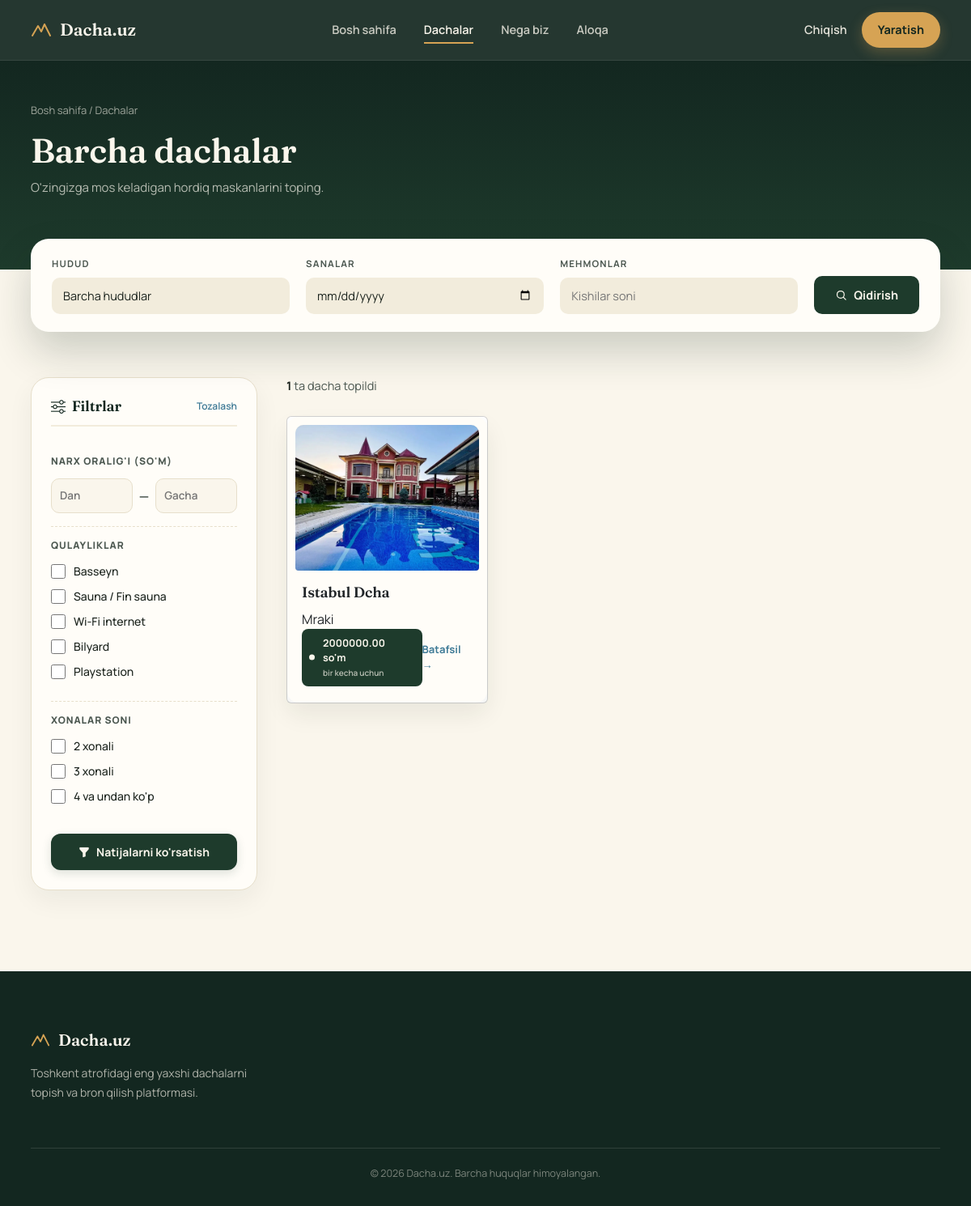
The page /cottages/ on the database as committed earlier.
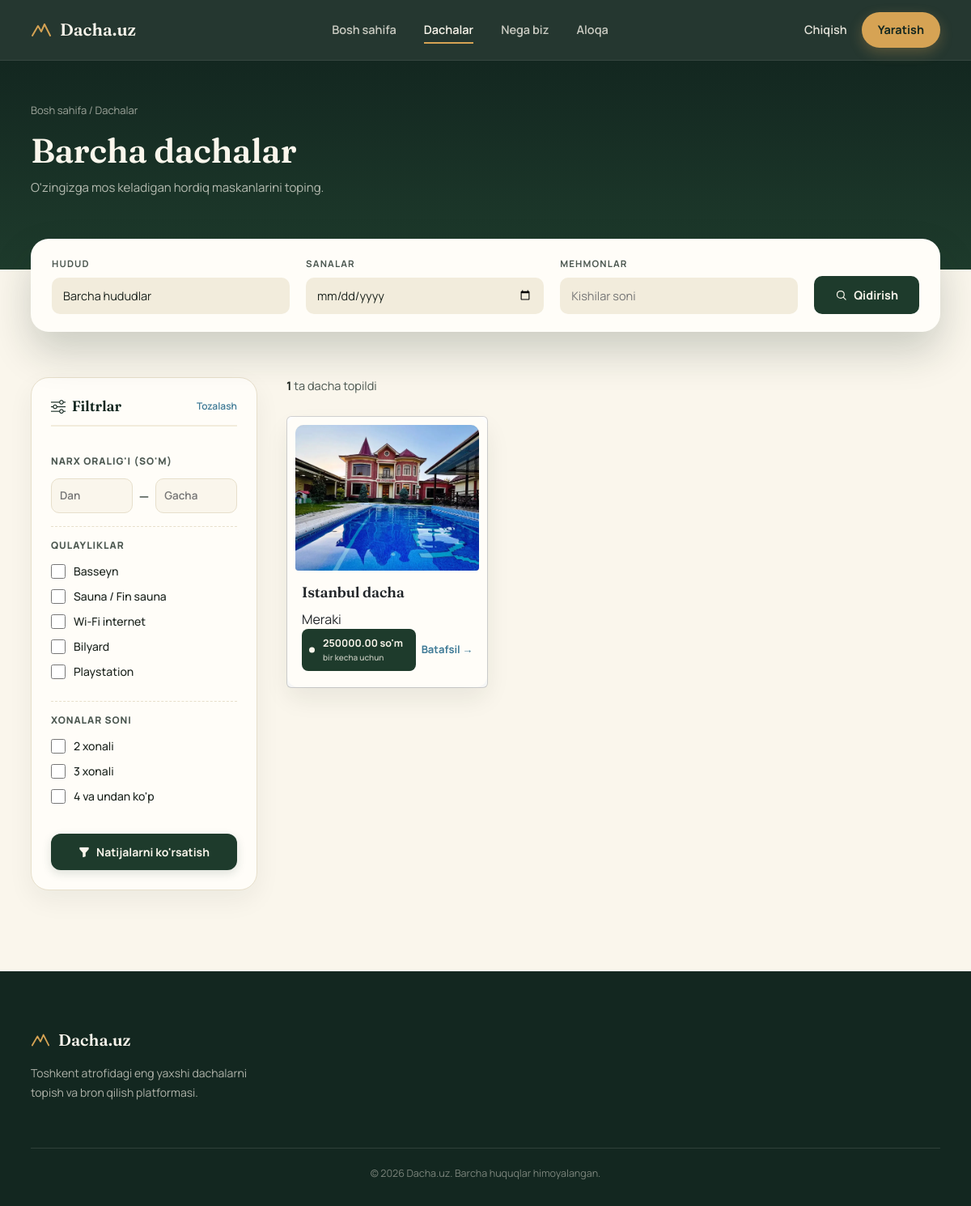
The same page on the database as committed later.
### app/cottages/models.py (models this page shows, shortened)
class Cottage(models.Model):
  name = models.CharField(max_length=100)
  location = models.CharField(max_length=100)
  content = models.TextField()
  price = models.DecimalField(max_digits=10, decimal_places=2)
  avatar = models.ImageField(upload_to='avatar/')
  create_at = models.DateTimeField(auto_now_add=True)

### app/cottages/views.py (the view)
# urls.py: path('', CottageListView.as_view(), name='cottage_list'),
class CottageListView(ListView):
  model = Cottage
  template_name = 'cottage/cottage_list.html'
  context_object_name = 'cottages'

### templates/cottage/cottage_list.html (shortened to what this page needs)
<!DOCTYPE html>
<html lang="uz">
<head>
<link href="https://cdn.jsdelivr.net/npm/bootstrap@5.3.8/dist/css/bootstrap.min.css" rel="stylesheet">
<link rel="stylesheet" href="https://cdn.jsdelivr.net/npm/bootstrap-icons@1.13.1/font/bootstrap-icons.min.css">
</head>
<body>
<header>
  <nav class="wrap">
    <a href="{% url 'home' %}" class="logo">
      <svg width="26" height="26" viewBox="0 0 26 26" fill="none"><path d="M2 20L9 8L13 15L17 6L24 20" stroke="#D6A354" stroke-width="2" stroke-linecap="round" stroke-linejoin="round"/></svg>
      Dacha.uz
    </a>
    <div class="nav-links">
      <a href="{% url 'home' %}">Bosh sahifa</a>
      <a href="{% url 'cottage_list' %}" class="active">Dachalar</a>
      <a href="#qulayliklar">Nega biz</a>
      <a href="#aloqa">Aloqa</a>
    </div>
    <div class="nav-actions">
      <a href="{% url 'logout' %}" class="btn-ghost">Chiqish</a>
      <a href="{% url 'cottage_create' %}" class="btn-gold">Yaratish</a>
    </div>
  </nav>
</header>
<section class="page-head">
  <div class="wrap">
    <div class="crumb"><a href="{% url 'home' %}">Bosh sahifa</a> / <span>Dachalar</span></div>
    <h1 style="margin-top:10px;">Barcha dachalar</h1>
    <p>O'zingizga mos keladigan hordiq maskanlarini toping.</p>
  </div>
</section>
<div class="search-card">
  <form method="GET" class="search-inner">
    <div class="field">
      <label>Hudud</label>
      <select name="region">
        <option value="">Barcha hududlar</option>
      </select>
    </div>
    <div class="field">
      <label>Sanalar</label>
      <input type="date" name="date">
    </div>
    <div class="field">
      <label>Mehmonlar</label>
      <input type="number" name="guests" placeholder="Kishilar soni" min="1">
    </div>
    <button type="submit" class="search-btn">
      <svg width="15" height="15" viewBox="0 0 24 24" fill="none"><circle cx="11" cy="11" r="7" stroke="currentColor" stroke-width="2"/><path d="M21 21L16.65 16.65" stroke="currentColor" stroke-width="2" stroke-linecap="round"/></svg>
      Qidirish
    </button>
  </form>
</div>
<div class="wrap">
  <div class="listing-layout">
    <aside class="filters">
      <div class="filters-header">
        <h3>
          <i class="bi bi-sliders"></i> Filtrlar
        </h3>
        <a href="{% url 'cottage_list' %}" class="reset-link">Tozalash</a>
      </div>
      <form method="GET">
        <div class="filter-group">
          <h4>Narx oralig'i (so'm)</h4>
          <div class="price-inputs">
            <div class="price-field">
              <input type="number" name="min_price" value="{{ request.GET.min_price }}" placeholder="Dan">
            </div>
            <span class="price-separator">—</span>
            <div class="price-field">
              <input type="number" name="max_price" value="{{ request.GET.max_price }}" placeholder="Gacha">
            </div>
          </div>
        </div>
        <div class="filter-group">
          <h4>Qulayliklar</h4>
          <label class="custom-check">
            <input type="checkbox" name="pool" value="1" {% if request.GET.pool %}checked{% endif %}>
            <span>Basseyn</span>
          </label>
          <label class="custom-check">
            <input type="checkbox" name="sauna" value="1" {% if request.GET.sauna %}checked{% endif %}>
            <span>Sauna / Fin sauna</span>
          </label>
          <label class="custom-check">
            <input type="checkbox" name="wifi" value="1" {% if request.GET.wifi %}checked{% endif %}>
            <span>Wi-Fi internet</span>
          </label>
          <label class="custom-check">
            <input type="checkbox" name="billiards" value="1" {% if request.GET.billiards %}checked{% endif %}>
            <span>Bilyard</span>
          </label>
          <label class="custom-check">
            <input type="checkbox" name="playstation" value="1" {% if request.GET.playstation %}checked{% endif %}>
            <span>Playstation</span>
          </label>
        </div>
        <div class="filter-group">
          <h4>Xonalar soni</h4>
          <label class="custom-check">
            <input type="checkbox" name="rooms" value="2" {% if '2' in request.GET.rooms %}checked{% endif %}>
            <span>2 xonali</span>
          </label>
          <label class="custom-check">
            <input type="checkbox" name="rooms" value="3" {% if '3' in request.GET.rooms %}checked{% endif %}>
            <span>3 xonali</span>
          </label>
          <label class="custom-check">
            <input type="checkbox" name="rooms" value="4+" {% if '4+' in request.GET.rooms %}checked{% endif %}>
            <span>4 va undan ko'p</span>
          </label>
        </div>
        <button type="submit" class="filter-submit-btn">
          <i class="bi bi-funnel-fill"></i> Natijalarni ko'rsatish
        </button>
      </form>
    </aside>
    <div>
      <div class="results-bar">
        <div class="results-count"><strong>{{ cottages|length }}</strong> ta dacha topildi</div>
      </div>
      <div class="grid3">
        {% for cottage in cottages %}
          <article class="card">
            <div class="polaroid">
              {% if cottage.avatar %}
                <img src="{{ cottage.avatar.url }}" alt="{{ cottage.name }}">
              {% else %}
                <div style="height: 180px; background: var(--sand-100); border-radius: 10px; display: flex; align-items: center; justify-content: center; color: var(--ink-600);">Rasm yo'q</div>
              {% endif %}
              <div class="polaroid-body">
                <div>
                  <h3>{{ cottage.name }}</h3>
                  <span>{{ cottage.location }}</span>
                </div>
                <div class="card-foot">
                  <div class="keytag">
                    {% if cottage.price %}
                      {{ cottage.price }} so'm
                    {% else %}
                      Kelishilgan holda
                    {% endif %}
                    <small>bir kecha uchun</small>
                  </div>
                  <a href="{% url 'cottage_detail' cottage.id %}" class="detail-link">Batafsil →</a>
                </div>
              </div>
            </div>
          </article>
        {% empty %}
          <div class="empty-state">
            <h3>Hech narsa topilmadi</h3>
            <p>Hozircha hech qanday dacha mavjud emas.</p>
          </div>
        {% endfor %}
      </div>
    </div>
  </div>
</div>
<footer id="aloqa">
  <div class="wrap">
    <div class="foot-grid">
      <div>
        <div class="foot-logo">
          <svg width="24" height="24" viewBox="0 0 26 26" fill="none"><path d="M2 20L9 8L13 15L17 6L24 20" stroke="#D6A354" stroke-width="2" stroke-linecap="round" stroke-linejoin="round"/></svg>
          Dacha.uz
        </div>
        <p>Toshkent atrofidagi eng yaxshi dachalarni topish va bron qilish platformasi.</p>
      </div>
    </div>
    <div class="foot-bottom">© 2026 Dacha.uz. Barcha huquqlar himoyalangan.</div>
  </div>
</footer>
</body>
</html>

Rows that differ between the two databases and show on the page:
removed Cottage: avatar (picture), name "Istabul Dcha", location "Mraki", price "2000000.00"
added Cottage: avatar (picture), name "Istanbul dacha", location "Meraki", price "250000.00"
